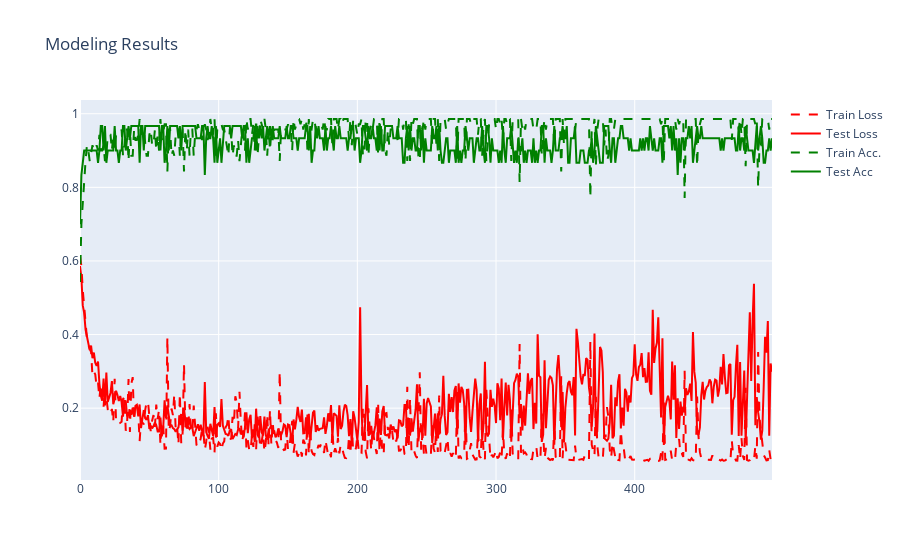

Write notebook code for a chart like this one.
### Code cell
# visualize loss & accuracy progressions
x = list(range(epochs))
lossesAccs = np.asarray([(rl.item(), tl.item(), ra.item(), ta.item()) for (rl, tl, ra, ta)
                         in zip(trnLoss, tstLoss, trnAcc, tstAcc)])

trc = [go.Scatter({'x':x, 'y':lossesAccs[:,0], 'name':'Train Loss', 'mode':'lines',
                   'line':{'color':'red', 'dash':'dash'}}),
       go.Scatter({'x':x, 'y':lossesAccs[:,1], 'name':'Test Loss', 'mode':'lines',
                   'line':{'color':'red'}}),
       go.Scatter({'x':x, 'y':lossesAccs[:,2], 'name':'Train Acc.', 'mode':'lines',
                   'line':{'color':'green', 'dash':'dash'}}),
       go.Scatter({'x':x, 'y':lossesAccs[:,3], 'name':'Test Acc', 'mode':'lines',
                   'line':{'color':'green'}})]
plyoff.iplot(go.Figure(data=trc, layout=go.Layout(title='Modeling Results')))

### Figure 1 — Plotly figure (JSON) as saved in the notebook; plotly's stock layout.template omitted (floating-point values rounded to 4 significant figures; data arrays with more than 128 entries replaced by an {"elided": "..."} marker saying what was removed)
{"data": [{"line": {"color": "red", "dash": "dash"}, "mode": "lines", "name": "Train Loss", "type": "scatter", "x": {"elided": "500 int values"}, "y": {"elided": "500 float values"}}, {"line": {"color": "red"}, "mode": "lines", "name": "Test Loss", "type": "scatter", "x": {"elided": "500 int values"}, "y": {"elided": "500 float values"}}, {"line": {"color": "green", "dash": "dash"}, "mode": "lines", "name": "Train Acc.", "type": "scatter", "x": {"elided": "500 int values"}, "y": {"elided": "500 float values"}}, {"line": {"color": "green"}, "mode": "lines", "name": "Test Acc", "type": "scatter", "x": {"elided": "500 int values"}, "y": {"elided": "500 float values"}}], "layout": {"autosize": true, "title": {"text": "Modeling Results"}, "xaxis": {"autorange": true, "range": [0, 499], "type": "linear"}, "yaxis": {"autorange": true, "range": [0.004832, 1.037], "type": "linear"}}}
